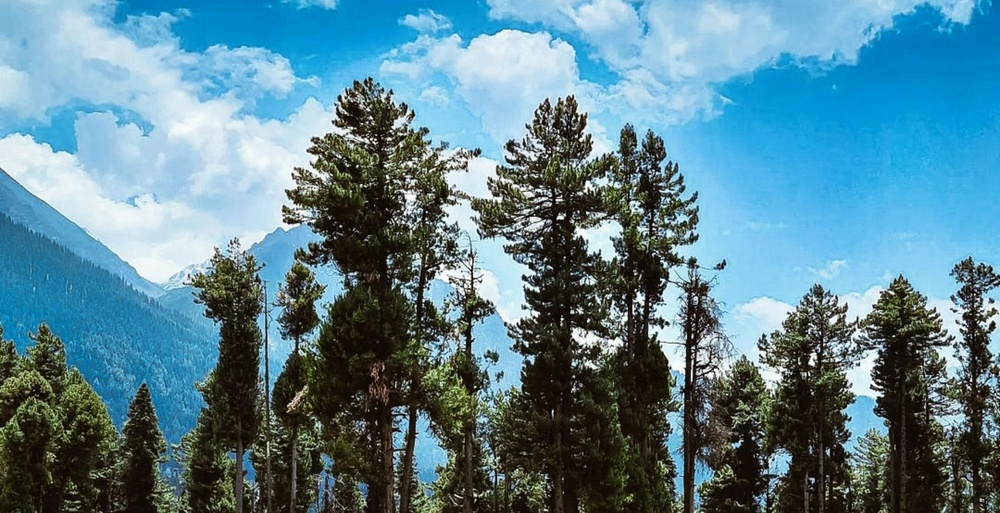
#> input picture image3.jpg, 1000 x 513 px, shrunk from 1997 x 1024 before the run
$ python prg3.py
#> lines starting #> are read from the running program, lines starting #| are printed output that depends on the picture
#3. Write a Python program to apply various image smoothing techniques on a noisy image using Gaussian Blur and Median Filter and compare the effects.

import cv2
import numpy as np
import matplotlib.pyplot as plt

# Read the original image
img = cv2.imread("image3.jpg")
#> img is the input picture: shape (513, 1000, 3); mean B, G, R 144.8, 130.6, 91.1
img = cv2.cvtColor(img, cv2.COLOR_BGR2RGB)

# Convert image to grayscale
gray = cv2.cvtColor(img, cv2.COLOR_RGB2GRAY)
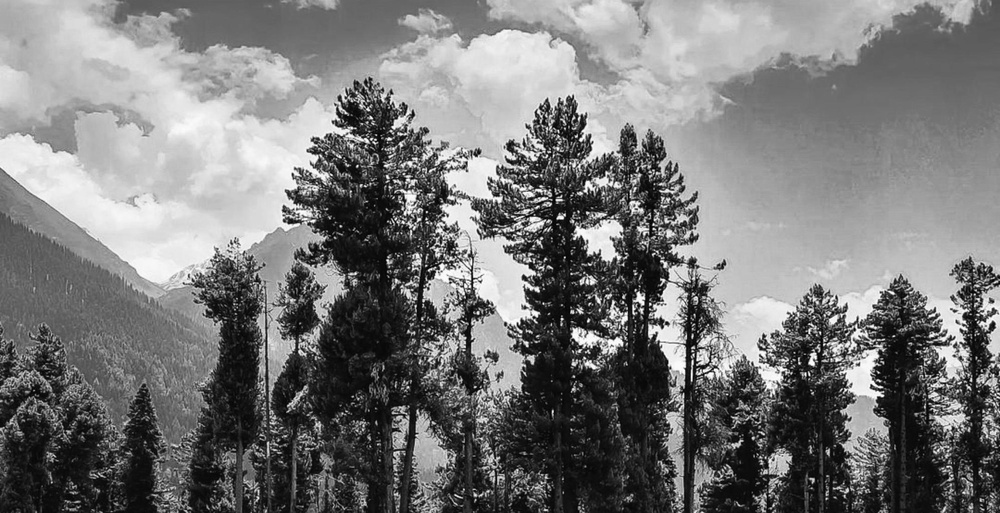
#> gray: shape (513, 1000); min 0, max 255, mean 120.4

# -------- Add Noise --------
noise = np.random.normal(0, 25, gray.shape)
noisy_img = gray + noise
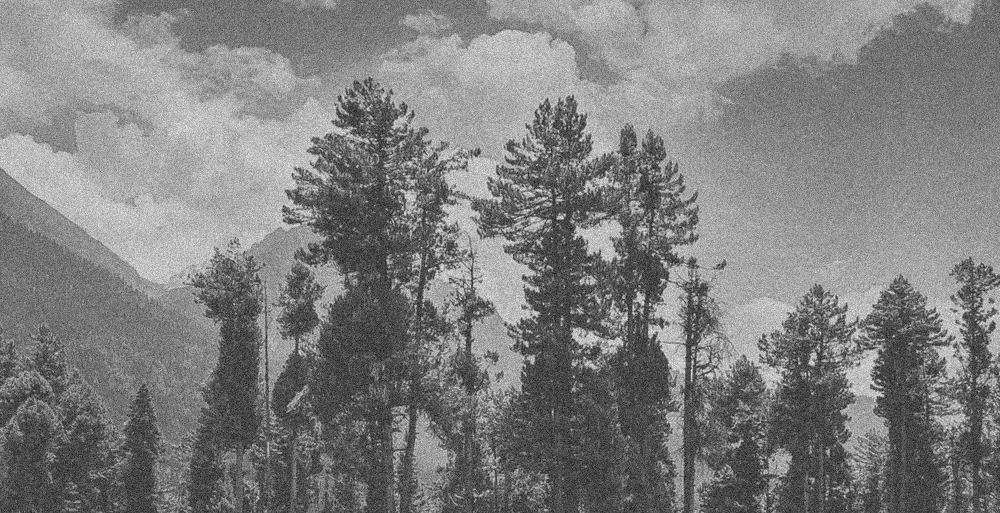
#> noisy_img: shape (513, 1000) float64; min -111.1, max 352.9, mean 120.4; drawn with min black and max white
noisy_img = np.clip(noisy_img, 0, 255).astype(np.uint8)

# -------- Gaussian Blur --------
gaussian = cv2.GaussianBlur(noisy_img, (5,5), 0)
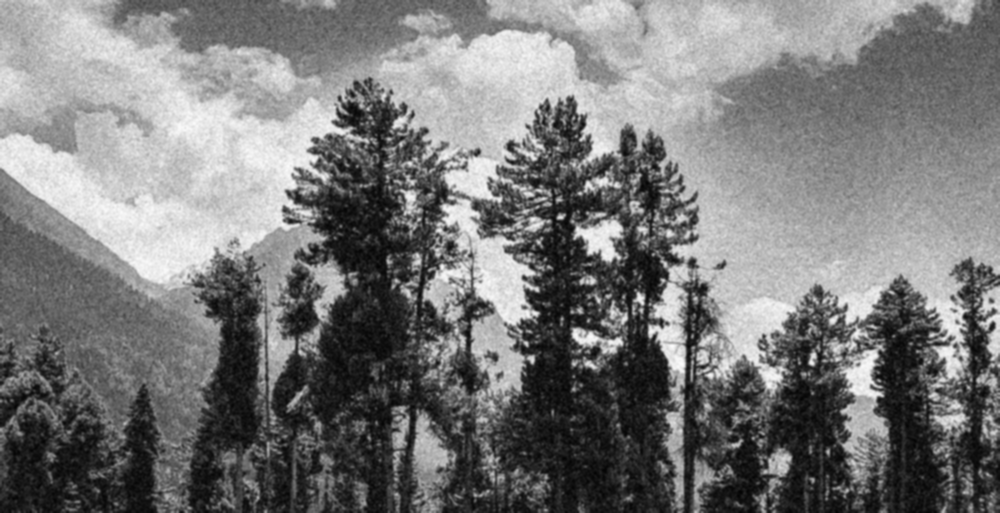
#> gaussian: shape (513, 1000); min 4, max 251, mean 120.4

# -------- Median Filter --------
median = cv2.medianBlur(noisy_img, 5)

# -------- Display Images --------
plt.figure(figsize=(12,6))

plt.subplot(1,4,1)
plt.imshow(gray, cmap='gray')
plt.title("Original Image")
plt.axis("off")

plt.subplot(1,4,2)
plt.imshow(noisy_img, cmap='gray')
plt.title("Noisy Image")
plt.axis("off")

plt.subplot(1,4,3)
plt.imshow(gaussian, cmap='gray')
plt.title("Gaussian Blur")
plt.axis("off")

plt.subplot(1,4,4)
plt.imshow(median, cmap='gray')
plt.title("Median Filter")
plt.axis("off")

plt.show()
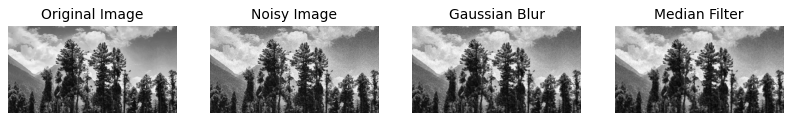
#> figure drawn by matplotlib, 4 panels

$ run again, with image2.jpg copied over image3.jpg
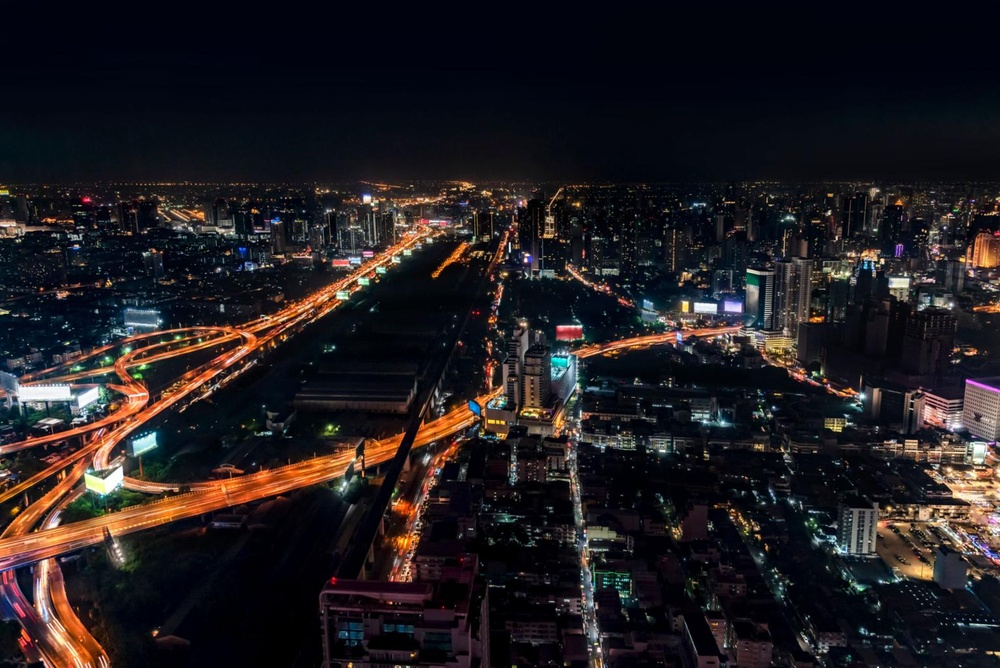
#> input picture image2.jpg, 1000 x 668 px, shrunk from 1534 x 1024 before the run
#> img is the input picture: shape (668, 1000, 3); mean B, G, R 32.3, 29.1, 33.7
#> `noisy_img = gray + noise`:
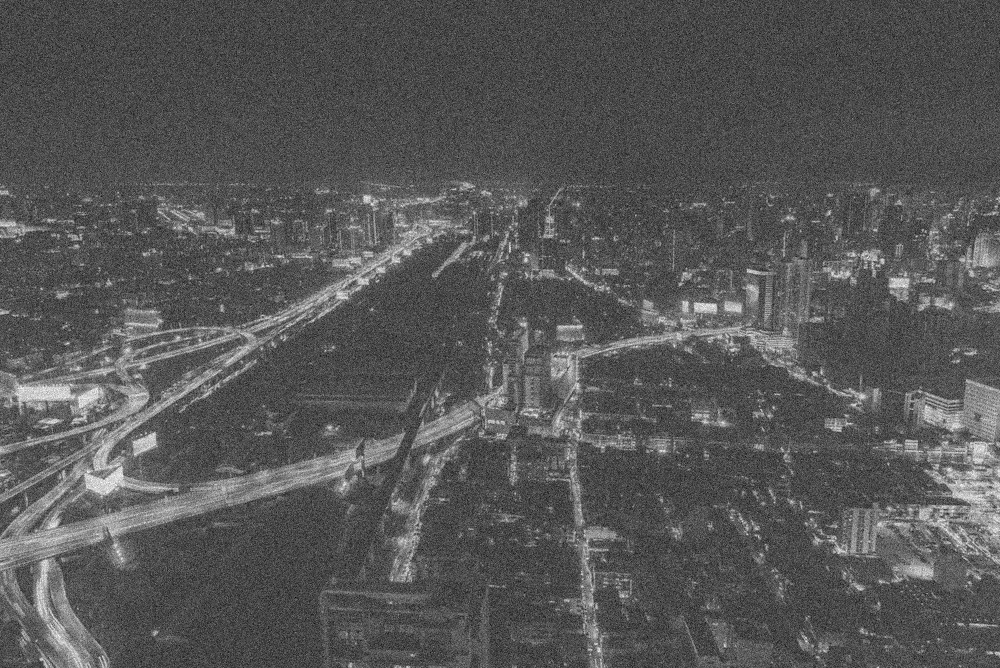
#> noisy_img: shape (668, 1000) float64; min -122.4, max 324.9, mean 30.9; drawn with min black and max white
#> `plt.show()`:
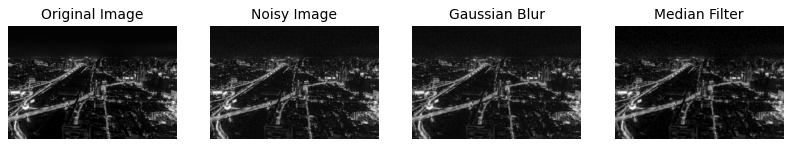
#> figure drawn by matplotlib, 4 panels

$ run again, with strawberry.jpg copied over image3.jpg
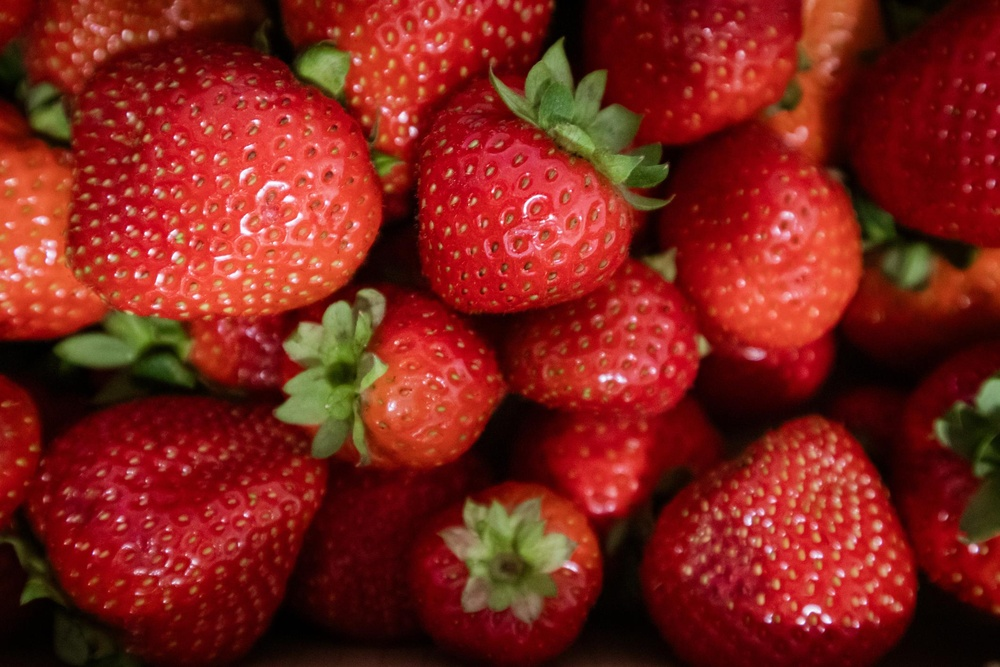
#> input picture strawberry.jpg, 1000 x 667 px, shrunk from 2121 x 1414 before the run
#> img is the input picture: shape (667, 1000, 3); mean B, G, R 26, 34, 126.6
#> `noisy_img = gray + noise`:
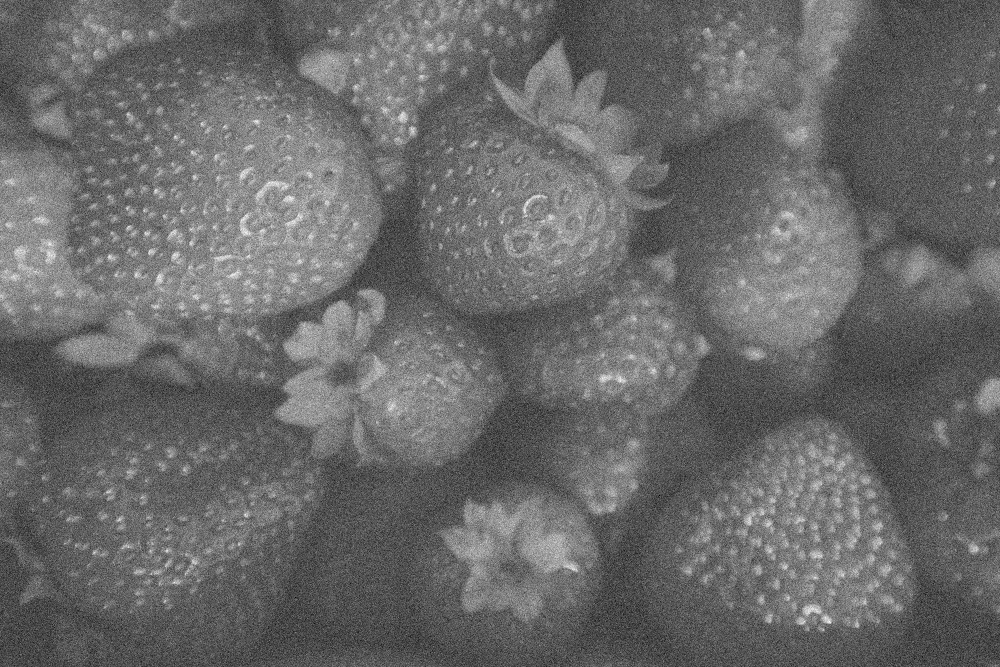
#> noisy_img: shape (667, 1000) float64; min -120.1, max 315.8, mean 60.8; drawn with min black and max white
#> `plt.show()`:
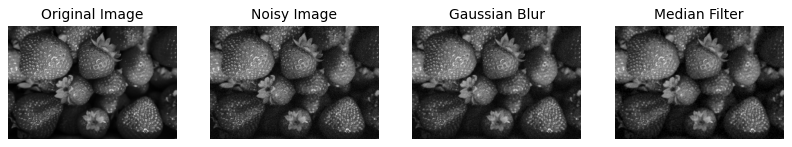
#> figure drawn by matplotlib, 4 panels
